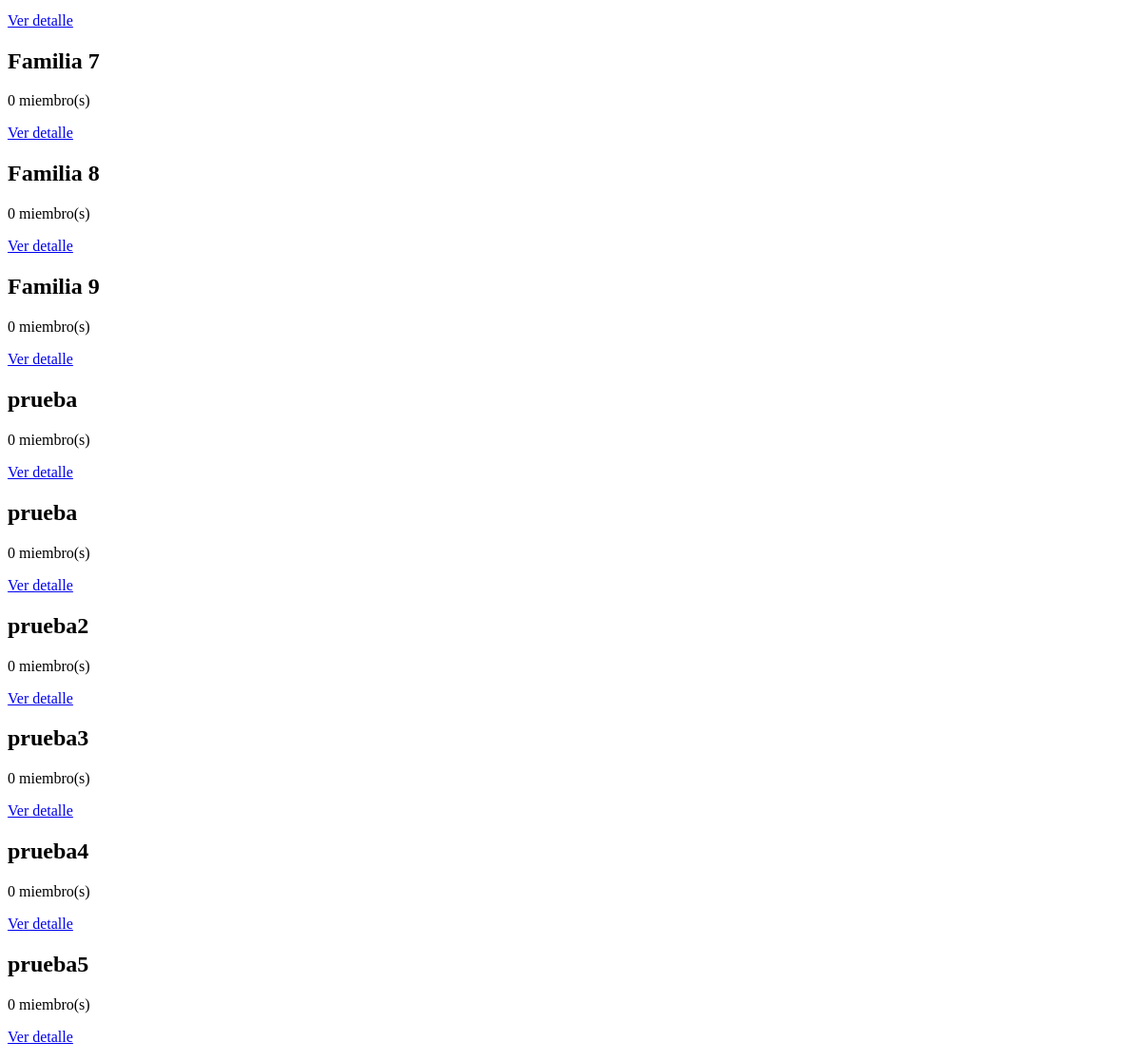
Page /families/ (lower part) on the earlier database version.
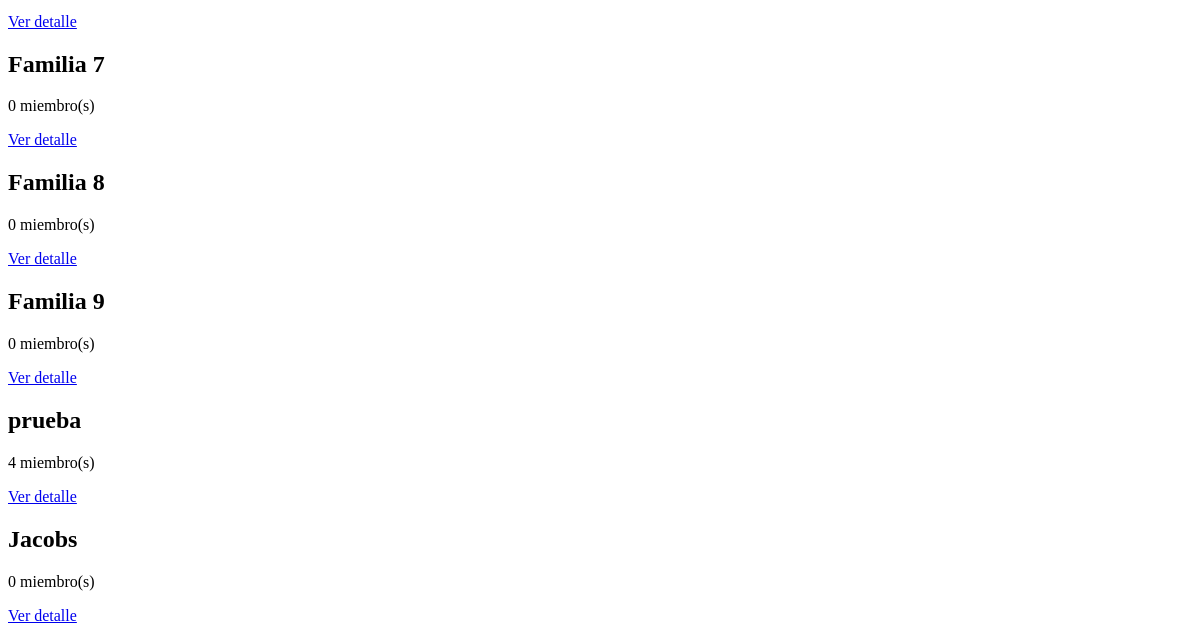
Same page on the later database version.
### families/models.py (models this page shows, shortened)
class Familia(models.Model):
    nombre = models.CharField(
        max_length=250,
        null=False,
        blank=True)
    pais = models.ForeignKey(
        Pais,
        on_delete=models.CASCADE,
        null=True)

### families/views.py (the view)
def index(request):
    families = Familia.objects.all()
    return render(
        request,
        'families/index.html',
        {
            'families': families
        }
    )

### families/templates/families/index.html (shortened to what this page needs)
<!DOCTYPE html>
<html>
<head>
</head>
<body>
  {% for family in families %}
    <div class="family">
      <h2>{{ family.nombre }}</h2>
      <p>{{ family.persona_set.all.count }} miembro(s)</p>
      <p><a href="{% url 'families_family_detail' family.pk %}">Ver detalle</a></p>
    </div>
  {% endfor %}
</body>
</html>

Differences in the rows shown:
removed Familia: nombre "prueba2", persona_set.all.count "0"
removed Familia: nombre "prueba3", persona_set.all.count "0"
removed Familia: nombre "prueba4", persona_set.all.count "0"
removed Familia: nombre "prueba5", persona_set.all.count "0"
computed for Familia "prueba": persona_set.all.count "0" → "4"
changed Familia: nombre "prueba" → "Jacobs"
